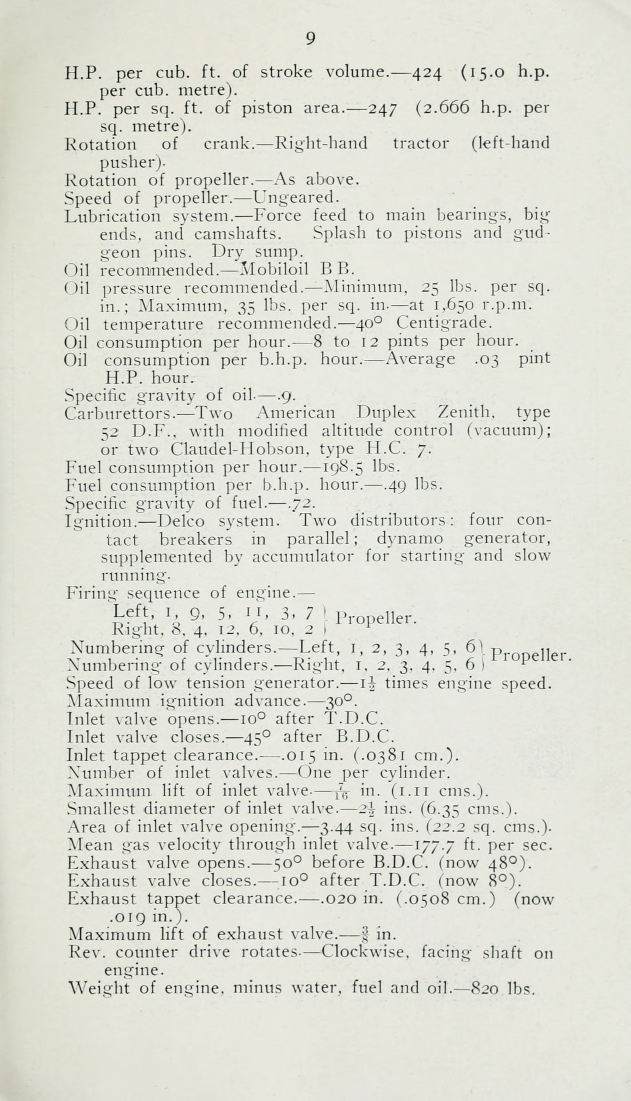
#> input picture references/1918-09_12_Cylinder_Liberty_Aero_Engine/Liberty_Project/sources/liberty12cylinde00grea_0011.jp2, 1893 x 3303 px, given in place of p277.jpg, which was not available (shown at 1/3 size)
$ python prepare_assets.py ../../../../../../references/1918-09_12_Cylinder_Liberty_Aero_Engine/Liberty_Project/sources/liberty12cylinde00grea_0011.jp2
#> lines starting #> are read from the running program, lines starting #| are printed output that depends on the picture; pictures that were not available may be replaced by others from this repository, and a replacement may not be noted
#!/usr/bin/env python3
"""Deterministic, conservative image geometry and project inventory.

Uses original pixels. No inpainting, generative reconstruction or sharpening.
Coordinates refer to the source after the per-page rotation specified below.
Framed plates and p293 use traced-line nonlinear correction. Six further pages
use restrained text/line models; other pages retain affine correction or a crop.
"""
from pathlib import Path
import json, hashlib, math, io, sys
import numpy as np
from PIL import Image
from project_sequence import ORDER, LABELS, FOLDOUT_SIZE_POINTS
import rectify_borders, rectify_axes, rectify_text_model

ROOT=Path(__file__).resolve().parent
FIGURES={
277:dict(plates=[1],rotate=90,crop=[125,105,1780,955],horizontal=[1000,-23.8],vertical=None,
 reference='Caption baseline only; no geometry inferred from the vehicle photograph.'),
280:dict(plates=[6],rotate=90,crop=[295,70,1955,1100],horizontal=[1000,-27.1],vertical=None,
 reference='Caption baseline; deliberately angled and broken control rods are not straightened.'),
281:dict(plates=[7],rotate=90,crop=[135,45,1760,1030],horizontal=[1000,-5.9],vertical=None,
 reference='Caption baseline only; isometric armor edges are not assumed horizontal or vertical.'),
283:dict(plates=[10,11],rotate=0,crop=[45,265,1085,1930],horizontal=[1000,7.9],vertical=None,
 reference='Caption baseline; both plates retained together in a single image asset.'),
293:dict(plates=[21],rotate=90,crop=[255,75,1660,1108],horizontal=[1266,20],vertical=[14,854],
 reference='Main shaft centerline and a section face provide tentative orthogonal directions.'),
294:dict(plates=[22],rotate=90,crop=[250,20,1960,1138],horizontal=[1000,-17],vertical=[7,600],
 reference='Long shaft edge and a section face provide tentative orthogonal directions.'),
278:dict(plates=[3,4],rotate=0,crop=[35,85,1120,1750],horizontal=[1000,0],vertical=None,
 reference='Two plates kept together. Crop only; no shared orthogonal frame is available.'),
279:dict(plates=[5],rotate=90,crop=[385,10,1470,1110],horizontal=[1000,0],vertical=None,
 caption_region=[765,1060,1110,1097],reference='Caption baseline; assembled pump views preserve their internal perspective.'),
282:dict(plates=[8,9],rotate=0,crop=[30,180,1110,1655],horizontal=[1000,0],vertical=None,
 reference='Two plates kept together. Crop only; illustrated perspective edges are not forced to page axes.'),
284:dict(plates=[12],rotate=90,crop=[485,65,1710,1088],horizontal=[1000,0],vertical=None,
 caption_region=[930,1035,1300,1078],reference='Caption baseline; rod angles are retained pending stronger independent reference lines.'),
292:dict(plates=[20],rotate=90,crop=[575,280,1640,930],horizontal=[1000,0],vertical=None,
 caption_region=[755,878,1485,912],reference='Caption baseline; the two views retain their relative arrangement.'),
295:dict(plates=[23],rotate=90,crop=[415,65,1495,970],horizontal=[1000,0],vertical=None,
 caption_region=[785,915,1130,953],reference='Caption baseline; section-axis refinement remains pending.'),
296:{'plates': [24], 'rotate': 90, 'crop': [559, 61, 1713, 1090], 'horizontal': [1000, 0], 'vertical': None, 'reference': 'Caption baseline only; radiator-system leaders and deliberately angled plumbing remain as photographed.', 'caption_region': [944, 1047, 1350, 1080]},
298:{'plates': [26], 'rotate': 0, 'crop': [298, 547, 850, 1251], 'horizontal': [1000, 0], 'vertical': None, 'reference': 'Caption baseline only; original photographic perspective and rounded track-link shape retained.', 'caption_region': [443, 1206, 736, 1235]},
299:{'plates': [27], 'rotate': 0, 'crop': [69, 583, 1014, 1714], 'horizontal': [1000, 0], 'vertical': None, 'reference': 'Caption baseline only; the angled view of the track wheel is retained.', 'caption_region': [388, 1661, 742, 1704]},
300:{'plates': [28], 'rotate': 0, 'crop': [36, 614, 1090, 1237], 'horizontal': [1000, 0], 'vertical': None, 'reference': 'Caption baseline only; both assembled views retained in their original arrangement.', 'caption_region': [373, 1193, 790, 1224]},
301:{'plates': [29], 'rotate': 90, 'crop': [110, 100, 1809, 964], 'horizontal': [790, 0], 'vertical': [-12, 525], 'reference': 'Main shaft centerline and upper end-plate face used as tentative perpendicular axes; lower end-plate curvature remains unresolved.', 'identifier_exclusion': [1772, 751, 1836, 1058]},
302:{'plates': [30], 'rotate': 0, 'crop': [45, 256, 1086, 1540], 'horizontal': [1000, 0], 'vertical': None, 'reference': 'Caption baseline only; no circularity or internal scale constraint imposed on the brake band.', 'caption_region': [362, 1490, 774, 1524]},
303:{'plates': [31], 'rotate': 0, 'crop': [43, 647, 1084, 1552], 'horizontal': [590, -34], 'vertical': [15, 520], 'reference': 'Long lower base edge and right upright edge used as perpendicular reference axes; residual curvature remains unresolved.'},
304:{'plates': [32], 'rotate': 0, 'crop': [34, 448, 1092, 1371], 'horizontal': [1000, 0], 'vertical': None, 'reference': 'Caption baseline only; illustrated brake-band geometry retained.', 'caption_region': [365, 1327, 768, 1358]},
'277_foldout':dict(plates=[2],rotate=0,crop=[45,65,1945,815],horizontal=[1000,0],vertical=None,
 reference='Foldout preserved at source aspect ratio. Modern archive overlay below the original print is retained separately as provenance.'),

}

def save_png(image,path,**kwargs):
 buffer=io.BytesIO()
 image.save(buffer,format='PNG',**kwargs)
 path.write_bytes(buffer.getvalue())

# [15 lines left out: function caption_slope, not called in this run]

def prepare_figure(page,cfg):
 source=Image.open(ROOT/'sources'/f'p{page}.jpg').convert('RGB')
 if cfg['rotate']: source=source.transpose(Image.Transpose.ROTATE_270)
 cfg=cfg.copy()
 if cfg.get('caption_region'):
  m,measure=caption_slope(source,cfg['caption_region'])
  cfg['horizontal']=[1000,m*1000];cfg['caption_measurement']=measure
 if cfg.get('identifier_exclusion'):
  from PIL import ImageDraw
  box=cfg['identifier_exclusion'];ImageDraw.Draw(source).rectangle(box,fill=source.getpixel((box[0]-15,box[1])))
 x0,y0,x1,y1=cfg['crop']
 crop=source.crop((x0,y0,x1,y1))
 # Exclude only the upright running identifier, outside the plate artwork.
 # Its native text equivalent is placed separately in Scribus.
 if page in [277,281]:
  from PIL import ImageDraw
  ImageDraw.Draw(crop).rectangle((1740-x0,760-y0,crop.width,crop.height),fill=source.getpixel((1720,1030)))
 if page==283:
  from PIL import ImageDraw
  ImageDraw.Draw(crop).rectangle((780-x0,0,crop.width,315-y0),fill=source.getpixel((750,270)))
 u=np.array(cfg['horizontal'],float);u/=np.linalg.norm(u)
 if cfg['vertical']:
  v=np.array(cfg['vertical'],float);v/=np.linalg.norm(v)
 else: v=np.array([-u[1],u[0]])
 basis=np.column_stack([u,v]); forward=np.linalg.inv(basis)
 corners=np.array([[0,0],[crop.width,0],[0,crop.height],[crop.width,crop.height]])
 mapped=corners@forward.T
 lower=np.floor(mapped.min(axis=0));upper=np.ceil(mapped.max(axis=0))
 size=tuple(int(v) for v in upper-lower)
 offset=basis@lower
 coeff=tuple([basis[0,0],basis[0,1],offset[0],basis[1,0],basis[1,1],offset[1]])
 corrected=crop.transform(size,Image.Transform.AFFINE,coeff,
   resample=Image.Resampling.BICUBIC,fillcolor=(248,246,239))
 save_png(corrected,ROOT/'assets'/f'p{page}-geometry.png',dpi=(300,300))
 save_png(crop,ROOT/'proofs'/f'p{page}-before.png')
 if page in [301,303]:
  from PIL import ImageDraw
  original=Image.open(ROOT/'sources'/f'p{page}.jpg').convert('RGB');scale=original.width/800
  pairs=[[(430,587),(432,1367)],[(121,564),(645,576)]] if page==301 else [[(152,1047),(743,1013)],[(713,494),(728,1014)]]
  draw=ImageDraw.Draw(original)
  for points in pairs:draw.line([(x*scale,y*scale) for x,y in points],fill=(220,40,45),width=3)
  if cfg['rotate']:original=original.transpose(Image.Transpose.ROTATE_270)
  save_png(original.crop(cfg['crop']),ROOT/'proofs'/f'p{page}-constraints.png')
  cfg['reference_segments_in_800px_portrait_preview']=pairs

 result={**cfg,'source_image_size':source.size,'output_size':size,
    'inverse_affine_coefficients':coeff,'rotation_degrees':math.degrees(math.atan2(u[1],u[0])),
    'method':('crop + tentative affine axis correction' if cfg['vertical'] else
      'crop only' if cfg['horizontal'][1]==0 else 'crop + caption-based affine deskew'),
    'status':'pilot; nonlinear curvature not corrected; not a metric engineering reference',
    'estimated_control_point_precision_pixels':3,
    'identifier_exclusion_rectangle_in_rotated_source': [1740,760,x1,y1] if page in [277,281] else [780,265,1085,315] if page==283 else None}
 return result

def main():
 for folder in ['assets','proofs','calibration']:(ROOT/folder).mkdir(exist_ok=True)
 out={}
 for page,cfg in FIGURES.items():
  out[str(page)]=prepare_figure(page,cfg)
#> in prepare_figure, source is the input picture: PIL image 1893x3303 RGB; mean R, G, B 221.2, 222, 212.1
#> in prepare_figure, `if cfg['rotate']: source=source.transpose(Image.Transpose.ROTATE_270)`:
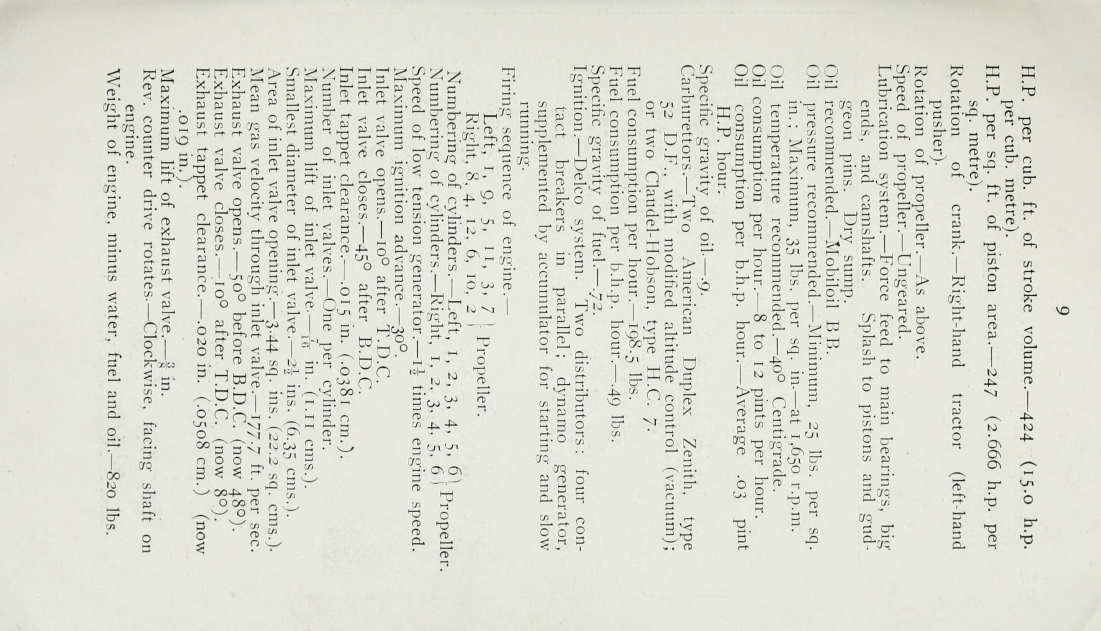
#> source: PIL image 3303x1893 RGB (shown at 1/3 size); mean R, G, B 221.2, 222, 212.1
#> in prepare_figure, `crop=source.crop((x0,y0,x1,y1))`:
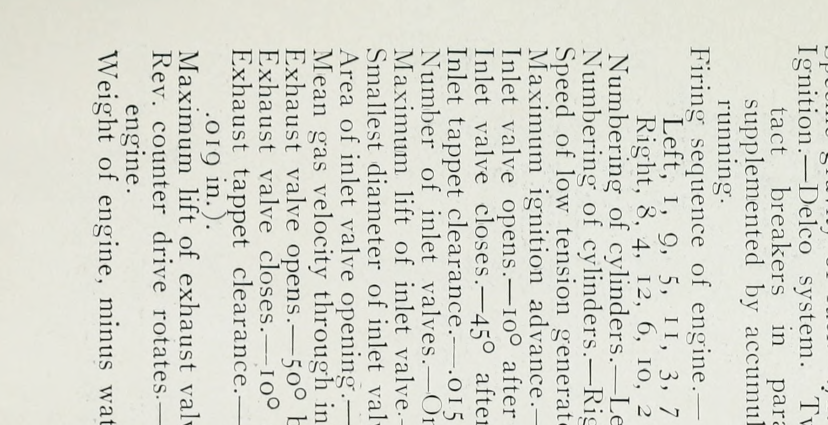
#> crop: PIL image 1655x850 RGB (shown at 1/2 size); mean R, G, B 217.6, 218.5, 209.2
#> in prepare_figure, `corrected=crop.transform(size,Image.Transform.AFFINE,coeff, resample=I..`:
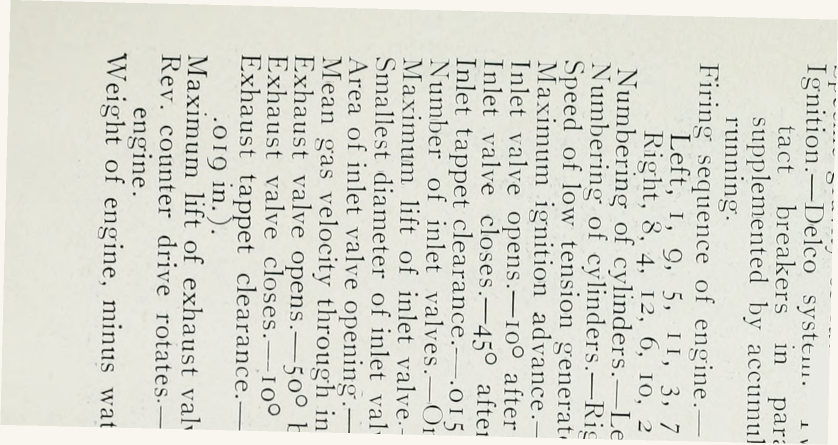
#> corrected: PIL image 1676x890 RGB (shown at 1/2 size); mean R, G, B 218.9, 219.7, 210.5
#> pass 2 of the loop in main, `for page,cfg in FIGURES.items():`:
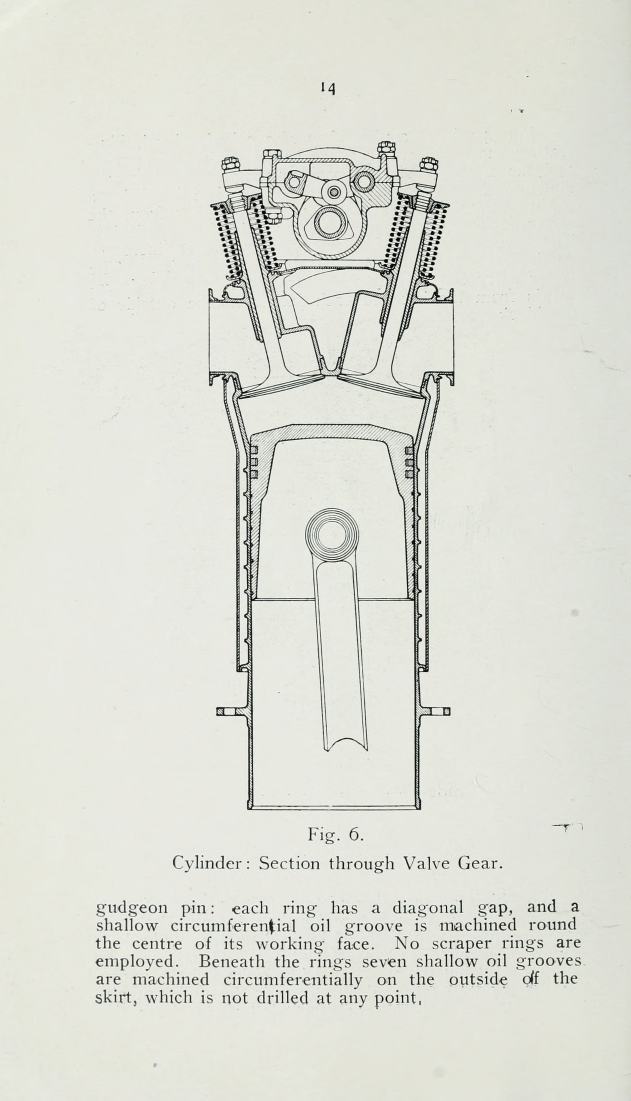
#> input picture references/1918-09_12_Cylinder_Liberty_Aero_Engine/Liberty_Project/sources/liberty12cylinde00grea_0016.jp2, 1893 x 3303 px, given in place of p280.jpg, which was not available (shown at 1/3 size)
#> in prepare_figure, source is the input picture: PIL image 1893x3303 RGB; mean R, G, B 221.7, 223.1, 214.4
#> in prepare_figure (call 2), `if cfg['rotate']: source=source.transpose(Image.Transpose.ROTATE_270)`:
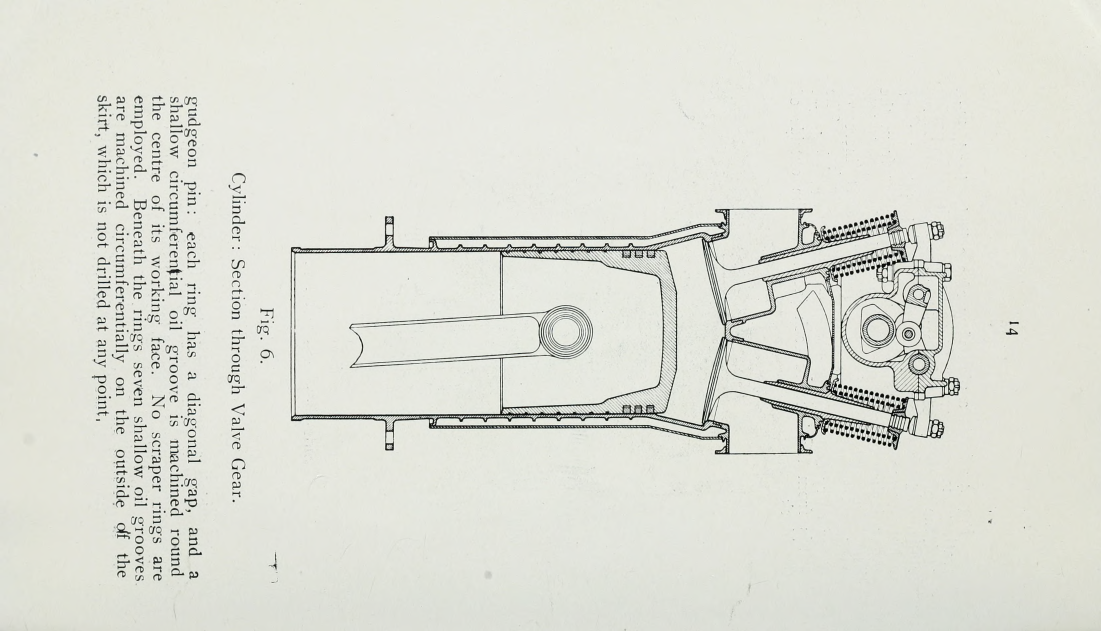
#> source: PIL image 3303x1893 RGB (shown at 1/3 size); mean R, G, B 221.7, 223.1, 214.4
#> in prepare_figure (call 2), `corrected=crop.transform(size,Image.Transform.AFFINE,coeff, resample=I..`:
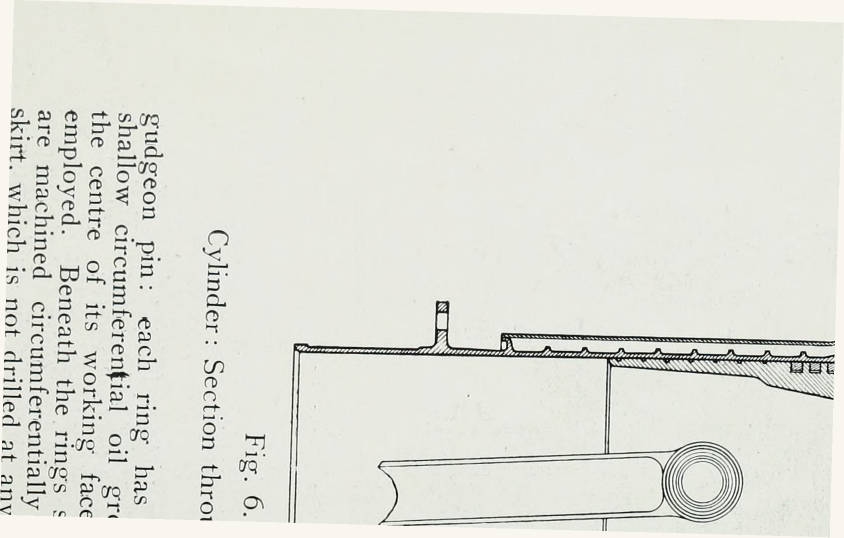
#> corrected: PIL image 1688x1075 RGB (shown at 1/2 size); mean R, G, B 224.5, 225.5, 217.8
 out.update(rectify_borders.main())
 out.update(rectify_axes.main())
 out.update(rectify_text_model.main())
 out={str(page):out[str(page)] for page in ORDER if str(page) in out}
 (ROOT/'calibration'/'figure_transforms.json').write_text(json.dumps(out,indent=2))
 write_inventory(out)

# [34 lines left out: function write_inventory, not called in this run]

if __name__=='__main__':
 if '--inventory-only' in sys.argv:
  write_inventory(json.loads((ROOT/'calibration/figure_transforms.json').read_text()))
#> (the run stopped early here; a loop or call above may not have finished)
